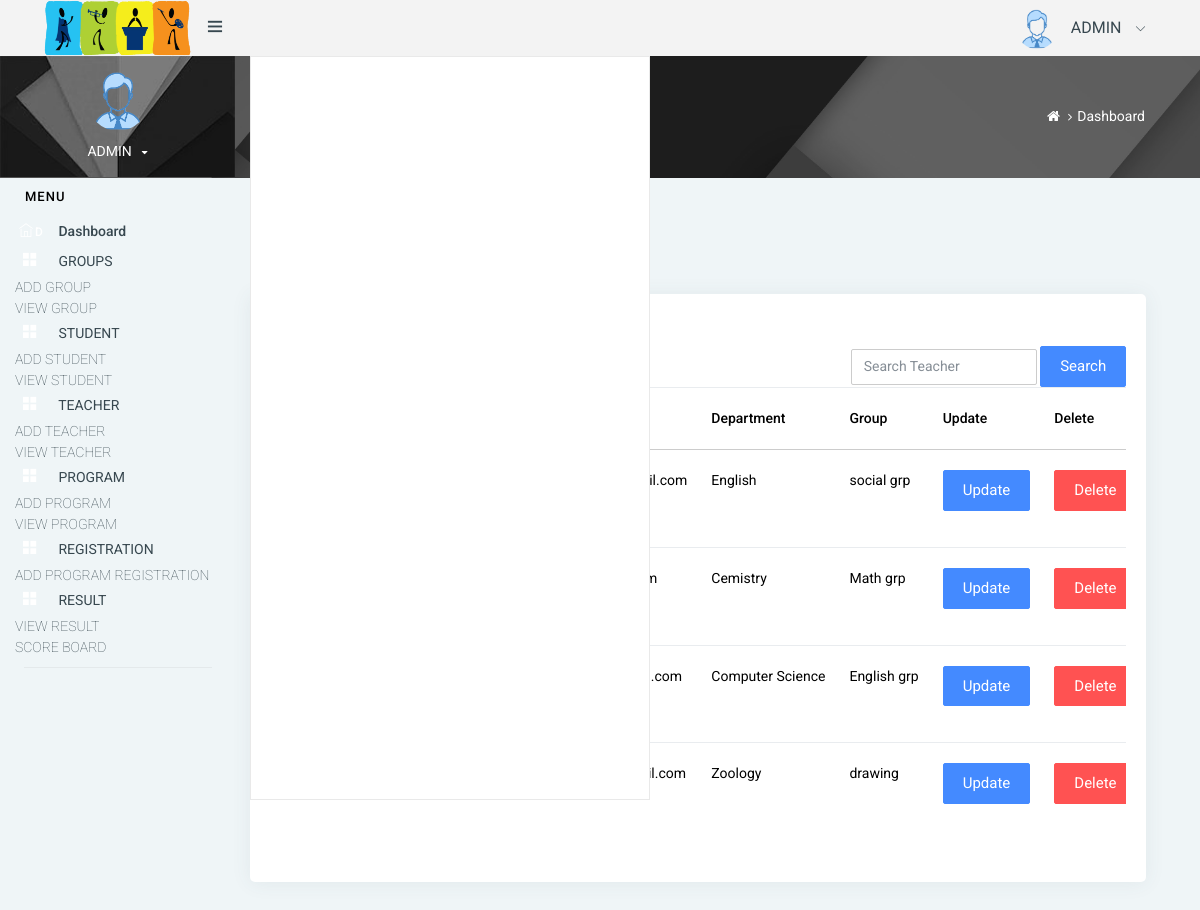
/teacher_view/, run on the app's committed database.
### artsapp/models.py (models this page shows, shortened)
class Teacher(models.Model):
    user = models.OneToOneField(Login, on_delete=models.CASCADE, primary_key=True, related_name='teacher')
    name = models.CharField(max_length=100)
    contact_no = models.CharField(max_length=100)
    email = models.EmailField()
    department = models.CharField(max_length=200)
    group = models.ForeignKey(Group, on_delete=models.CASCADE, null=True, blank=True)

class Group(models.Model):
    group_no = models.CharField(max_length=100)
    name = models.CharField(max_length=100)
    leader_name = models.CharField(max_length=100)
    total_score = models.FloatField(default=0)
    def __str__(self):
        return self.name

### artsapp/admin_views.py (the view)
# urls.py: path('teacher_view/', admin_views.teacher_view, name='teacher_view'),
def teacher_view(request):
    teacher = Teacher.objects.all()
    teacherFilter = TeacherFilter(request.GET, queryset=teacher)
    teacher = teacherFilter.qs
    context = {
        'teacher': teacher,
        'teacherFilter': teacherFilter,
    }
    return render(request, 'admintemp/teacher_view.html', context)

### templates/admintemp/teacher_view.html (shortened to what this page needs)
{% extends 'admin_home.html' %}
{% block content %}
<div class="col-lg-12 mt-5">
    <div class="card">
        <div class="card-body">
            <h4 class="header-title">TEACHER</h4>
             <form method="get" style="float:right" class="form-inline ">
                <div class="md-form my-0">
                    {{teacherFilter.form }}
                    <button class="btn btn-primary" type="submit">Search</button>
                </div>
            </form>
            <div class="table-responsive">
            <table class="table">
                <thead>
                <tr>
                    <th scope="col">SI No</th>
                    <th scope="col">Name</th>
                    <th scope="col">Contact No</th>
                    <th scope="col">Email</th>
                    <th scope="col">Department</th>
                    <th scope="col">Group</th>
                    <th scope="col">Update</th>
                    <th scope="col">Delete</th>
                </tr>
                </thead>
                <tbody>
                {% for i in teacher %}
                <tr>
                    <th scope="row">{{forloop.counter}}</th>
                    <td>{{i.name}}</td>
                    <td>{{i.contact_no}}</td>
                    <td>{{i.email}}</td>
                    <td>{{i.department}}</td>
                    <td>{{i.group}}</td>
                    <td>
                        <a href="{% url 'teacher_update' i.user_id %}">
                            <button type="button" class="btn btn-primary mb-3">Update</button>
                        </a>
                    </td>
                    <td>
                        <form action="{% url 'teacher_delete' i.user_id %}" method="post"
                              style="display: inline;" onsubmit="window.mytest()">
                            <button type="submit" class="btn btn-danger mb-3">Delete</button>
                        </form>
                    </td>
                </tr>
                {% empty %}
                <tr>
                    <td  colspan="6"><h4>No Teachers Found..</h4></td>
                </tr>
                {% endfor %}
                </tbody>
            </table>
            </div>
        </div>
    </div>
</div>
{% endblock %}

### data on the page
Teacher: department "English", group "social grp"
Teacher: department "Cemistry", group "Math grp"
Teacher: department "Computer Science", group "English grp"
Teacher: department "Zoology", group "drawing"
